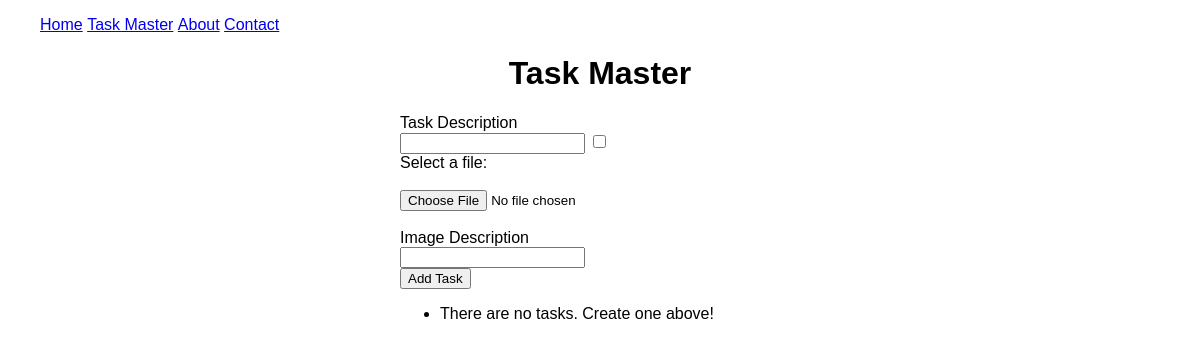
The app's page /todo, older data.
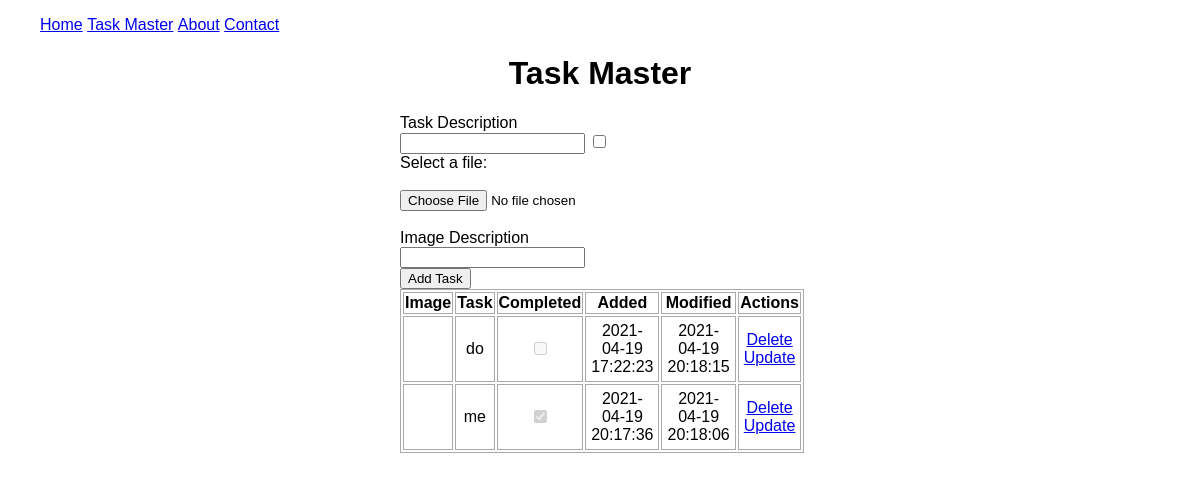
The same page, newer data.
### tables this page shows
CREATE TABLE Todos (
    TaskId     INTEGER     PRIMARY KEY AUTOINCREMENT
   ,Content    TEXT        NOT NULL
   ,Completed  INTEGER     NOT NULL DEFAULT 0
   ,DatTimIns  INTEGER (4) NOT NULL DEFAULT (strftime('%s', DateTime('Now', 'localtime'))) -- get Now/UTC, convert to local, convert to string/Unix Time, store as Integer(4)
   ,DatTimUpd  INTEGER(4)      NULL
);

### run.py (the view, shortened to what this page needs)
@app.route("/todo", methods=['GET','POST'])
def todo():
    task={}
    tasks = query_db(f"SELECT * FROM {app.config['TABLE_TODOV']} ORDER BY Completed;")
    if not tasks:
        flash("There are no tasks. Create one above!")
    return render_template("todo.html", page_title="Task Master", request_path=request.path, tasks=tasks, last_task=task)

### run.py (called while the page is built)
def get_db():
    db = getattr(g, '_database', None)
    if db is None:
        db = g._database = sqlite3.connect(app.config["SQLITE_DB"])
        db.row_factory = sqlite3.Row
    return db

@app.teardown_appcontext
def close_connection(exception):
    db = getattr(g, '_database', None)
    if db is not None:
        db.close()

def query_db(query, args=(), one=False):
    cur = get_db().execute(query, args)
    rv = cur.fetchone() if one else cur.fetchall()
    cur.close()
    return (rv[0] if type(rv)==list else rv) if one else rv

### templates/todo.html (shortened to what this page needs)
{% extends "base.html" %}
{% block body %}
<div class="content">
    <div class="form">
        <form action="{{ request_path }}" method="POST" enctype="multipart/form-data">
            <label for="Content">Task Description</label>
            <br>
            <input type="text" name="Content" id="Content" value="{{ last_task['Content'] }}">
            <input type="checkbox" name="Completed" id="completed" {% if last_task['Completed'] == 1 %}checked{% endif %}>
            <br>
            <label for="SourceFileName">Select a file:</label>
            <br><br>
            <input type="file" name="SourceFileName" id="SourceFileName" value="{{ last_task['SourceFileName'] }}">
            <br><br>
            <label for="Description">Image Description</label>
            <br>
            <input type="text" name="Description" id="Description" value="{{ last_task['Description'] }}">
            <br>
            <button type="submit">{% if last_task.TaskId is defined %}Update Task{% else %}Add Task{% endif %}</button>
        </form>
        {% with messages = get_flashed_messages() %}
        {% if messages %}
        <ul>
            {% for message in messages%}
            <li>{{ message }}</li>
            {% endfor %}
        </ul>
        {% endif %}
        {% endwith %}
    </div>
    {% if tasks|length < 1 %}
    <br>
    {% else %}
    <table>
        <tr>
            <th>Image</th>
            <th>Task</th>
            <th>Completed</th>
            <th>Added</th>
            <th>Modified</th>
            <th>Actions</th>
        </tr>
        {% for task in tasks %}
            <tr>
                <td>
                </td>
                <td>{{ task['Content' ]}}</td>
                <td><input type="checkbox" disabled {% if task['Completed'] == 1 %}checked{% endif %}></td>
                <td>{{ task['DatTimIns'] }}</td>
                <td>{{ task['DatTimUpd'] }}</td>
                <td>
                    <a href="{{ url_for('delete_task', task_id=task['TaskId']) }}">Delete</a>
                    <br>
                    <a href="{{ url_for('update_task', task_id=task['TaskId']) }}">Update</a>
                </td>
            </tr>
        {% endfor %}
    </table>
    {% endif %}
</div>
{% endblock %}

### templates/base.html (shortened to what this page needs)
<!DOCTYPE html>
<html lang="en">
<head>
    <link rel="stylesheet" href="{{ url_for('static', filename='style.css') }}" type="text/css">
</head>
<body>
    {% include'navigation.html' %}
    <h1>{{ page_title }}</h1>
    {% block body %}{% endblock %}
</body>
</html>

### templates/navigation.html
<nav>
    <ul>
        <li><a href="{{ url_for('index') }}">Home</a></li>
        <li><a href="{{ url_for('todo') }}">Task Master</a></li>
        <li><a href="{{ url_for('about') }}">About</a></li>
        <li><a href="{{ url_for('contact') }}">Contact</a></li>
    </ul>
</nav>

### static/style.css (style rules this page uses)
body, html { margin: 0; font-family: Verdana, Geneva, Tahoma, sans-serif; }
nav > ul > li { display: inline-block; }
h1, h2, h3, h4 { text-align: center; }
.content { margin: 0 auto; width: 400px; }
table, td, th { border: 1px solid #aaa; }
td { text-align: center; padding: 5px; }
.form { margin-top: 20px; }

Row changes from the older to the newer data that the page shows:
added Todos: Content "do", DatTimIns "2021-04-19 17:22:23", DatTimUpd "2021-04-19 20:18:15"
added Todos: Content "me", Completed "☑", DatTimIns "2021-04-19 20:17:36", DatTimUpd "2021-04-19 20:18:06"
Text that changed along with them:
text now shown: "Image Task Completed Added Modified Actions"
list line gone: "There are no tasks. Create one above!"
